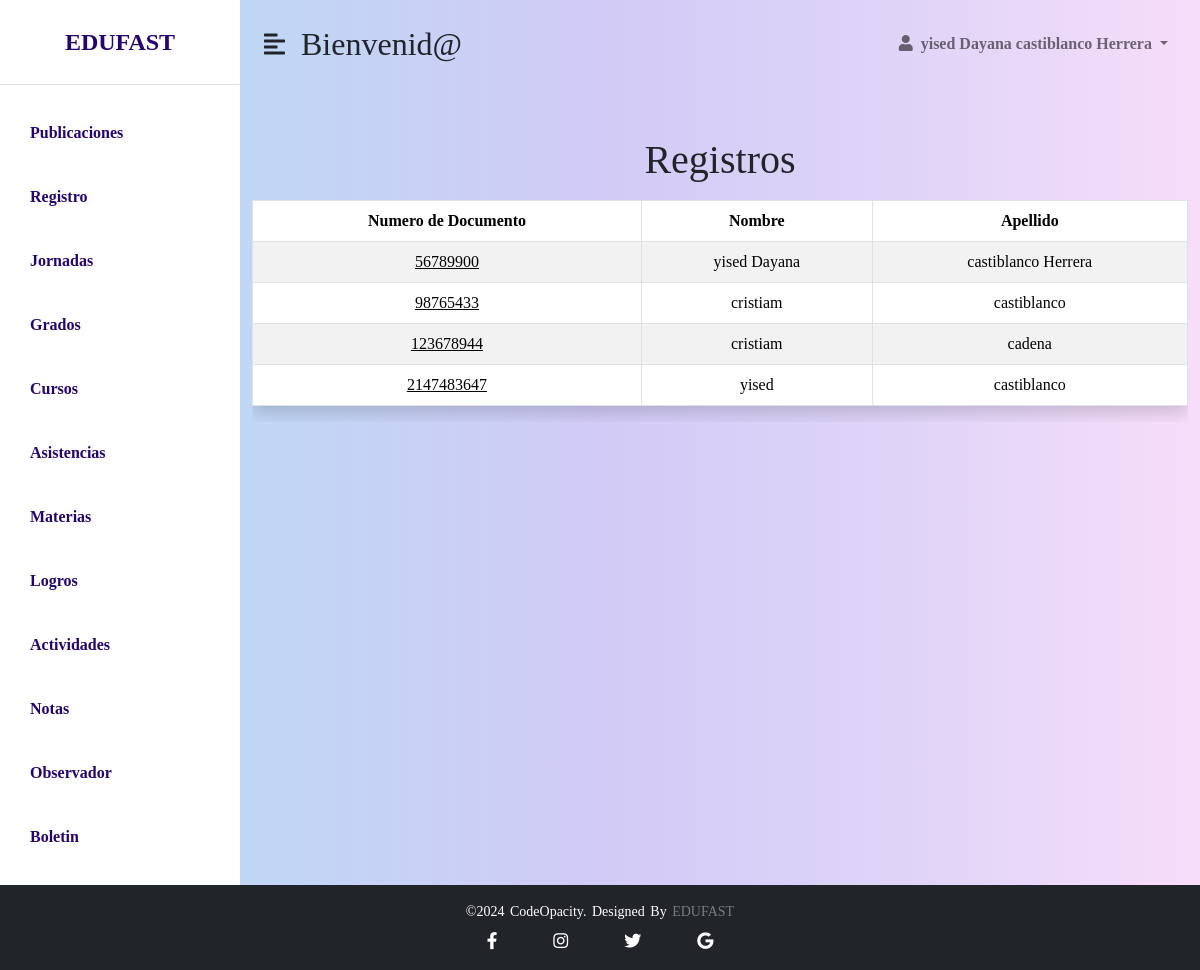
/administrador/php/registro/view/registros.php?id_rol=1 (signed in), run on an earlier commit of the app's database.
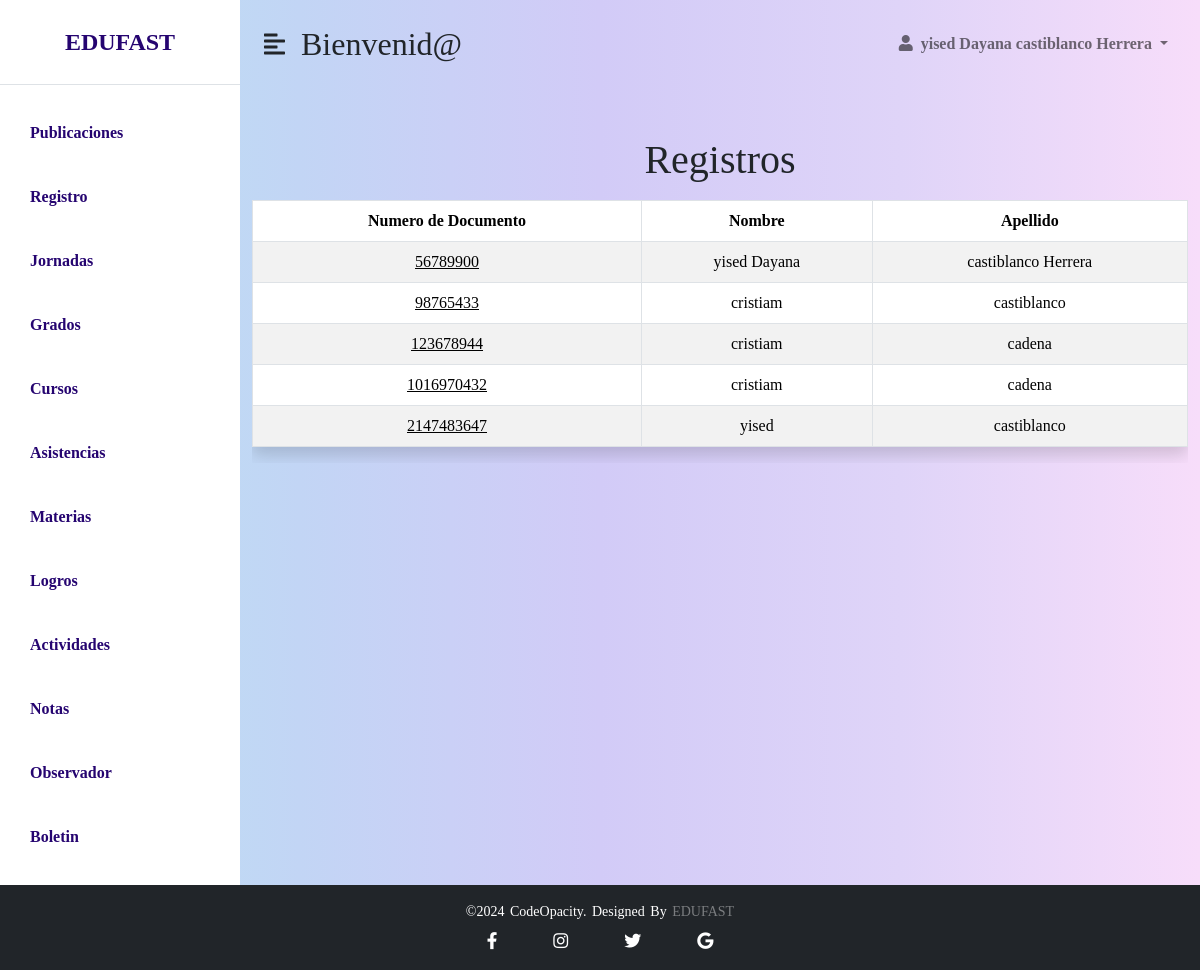
And on a later commit of the database.
### tables this page shows
CREATE TABLE `registro` (
  `num_doc` int(11) NOT NULL,
  `tipo_doc` char(15) DEFAULT NULL,
  `foto_perfil` longblob DEFAULT NULL,
  `nombres` char(45) DEFAULT NULL,
  `apellidos` char(45) DEFAULT NULL,
  `cel` char(12) DEFAULT NULL,
  `telefono` char(15) DEFAULT NULL,
  `direccion` char(45) DEFAULT NULL,
  `correo` char(45) DEFAULT NULL,
  `contraseña` char(200) DEFAULT NULL,
  `rol_id_rol` int(11) NOT NULL,
  `jornada_id_jornada` int(11) NOT NULL DEFAULT 0
);

### administrador/php/registro/funciones/consulta.php (called while the page is built, shortened)
<?php
include_once "../configuracion/Conexion.php";
try {
    if (isset($_GET['id_rol']) && is_numeric($_GET['id_rol'])) {
        $id_rol = $_GET['id_rol'];
        $sentencia = $base_de_datos->prepare("
            SELECT * FROM registro WHERE registro.rol_id_rol = :id_rol
        ");
        $sentencia->bindParam(':id_rol', $id_rol, PDO::PARAM_INT);
        $sentencia->execute();
        $registros = $sentencia->fetchAll(PDO::FETCH_OBJ);
    }
} catch (PDOException $e) {
    echo "Error de conexión: " . $e->getMessage();
    exit();
}
?>

### administrador/php/registro/view/registros.php (the view, shortened to what the changed rows need)
<?php
include_once "../funciones/consulta.php";
?>
<!DOCTYPE html>
<html lang="en">
<head>
    <link href="https://cdn.jsdelivr.net/npm/bootstrap@5.0.0-beta3/dist/css/bootstrap.min.css" rel="stylesheet" />
    <link rel="stylesheet" href="https://cdnjs.cloudflare.com/ajax/libs/font-awesome/5.15.3/css/all.min.css" />
    <link rel="stylesheet" href="../../../css/nav.css"/>
    <link rel="stylesheet" href="../css/principal.css"/>
</head>
<body>
    <div class="d-flex" id="wrapper">
        <div id="page-content-wrapper">
            <nav class="navbar navbar-expand-lg navbar-light bg-transparent py-4 px-4">
                <div class="d-flex align-items-center">
                    <h2 class="fs-2 m-0">Bienvenid@</h2>
                </div>
            </nav>
			<div class="container mt-5">
                <div class="row">
                    <div class="col-md-12 text-center">
                        <h1 class="mb-3">Registros</h1>
                        <div class="table-responsive">
                        <table class="table table-hover rounded shadow table-bordered table-striped">
                        <thead>
                        <tr>
                            <th>Numero de Documento</th>
                            <th>Nombre</th>
                            <th>Apellido</th>
                            </tr>
                        </thead>
                        <tbody>
                            <tr><?php foreach ($registros as $registro) : ?>
                                <td class="text-center"> <a class="text-reset" href="perfil.php?num_doc=<?php echo $registro->num_doc; ?>"><?php echo $registro->num_doc; ?></a></td>
                                <td class="text-center"><?php echo $registro->nombres?></td>
                                <td class="text-center"><?php echo $registro->apellidos?></td>
                    </tr>
                    <?php endforeach; ?>
                    </tbody>
                        </table>
                    </div>
                    </div>
        </div>
                </div>
            </div>
            </div>
</body>
</html>

What changed in the data, as far as the page shows it:
added registro: num_doc "1016970432", nombres "cristiam", apellidos "cadena"
